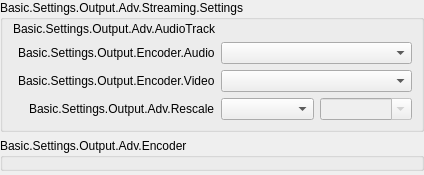
                      <widget class="QWidget" name="scrollAreaWidgetContents_5">
                       <property name="geometry">
                        <rect>
                         <x>0</x>
                         <y>0</y>
                         <width>424</width>
                         <height>175</height>
                        </rect>
                       </property>
                       <layout class="QVBoxLayout" name="verticalLayout_14">
                        <property name="leftMargin">
                         <number>0</number>
                        </property>
                        <property name="topMargin">
                         <number>0</number>
                        </property>
                        <property name="rightMargin">
                         <number>0</number>
                        </property>
                        <property name="bottomMargin">
                         <number>0</number>
                        </property>
                        <item>
                         <widget class="QGroupBox" name="advOutTopContainer">
                          <property name="title">
                           <string>Basic.Settings.Output.Adv.Streaming.Settings</string>
                          </property>
                          <layout class="QFormLayout" name="advOutTopLayout">
                           <property name="fieldGrowthPolicy">
                            <enum>QFormLayout::AllNonFixedFieldsGrow</enum>
                           </property>
                           <property name="labelAlignment">
                            <set>Qt::AlignRight|Qt::AlignTrailing|Qt::AlignVCenter</set>
                           </property>
                           <property name="leftMargin">
                            <number>9</number>
                           </property>
                           <property name="topMargin">
                            <number>2</number>
                           </property>
                           <property name="rightMargin">
                            <number>9</number>
                           </property>
                           <property name="bottomMargin">
                            <number>9</number>
                           </property>
                           <item row="0" column="0">
                            <widget class="QLabel" name="advStreamTrackWidgetLabel">
                             <property name="minimumSize">
                              <size>
                               <width>170</width>
                               <height>0</height>
                              </size>
                             </property>
                             <property name="text">
                              <string>Basic.Settings.Output.Adv.AudioTrack</string>
                             </property>
                             <property name="alignment">
                              <set>Qt::AlignRight|Qt::AlignTrailing|Qt::AlignVCenter</set>
                             </property>
                            </widget>
                           </item>
                           <item row="0" column="1">
                            <widget class="QStackedWidget" name="advStreamTrackWidget">
                             <property name="sizePolicy">
                              <sizepolicy hsizetype="Maximum" vsizetype="Preferred">
                               <horstretch>0</horstretch>
                               <verstretch>0</verstretch>
                              </sizepolicy>
                             </property>
                             <property name="currentIndex">
                              <number>0</number>
                             </property>
                             <widget class="QFrame" name="streamSingleTracks">
                             </widget>
                             <widget class="QWidget" name="streamMultiTracks">
                             </widget>
                            </widget>
                           </item>
                           <item row="1" column="0">
                            <widget class="QLabel" name="advOutAEncLabel">
                             <property name="text">
                              <string>Basic.Settings.Output.Encoder.Audio</string>
                             </property>
                            </widget>
                           </item>
                           <item row="1" column="1">
                            <widget class="QComboBox" name="advOutAEncoder"/>
                           </item>
                           <item row="2" column="0">
                            <widget class="QLabel" name="advOutEncLabel">
                             <property name="text">
                              <string>Basic.Settings.Output.Encoder.Video</string>
                             </property>
                            </widget>
                           </item>
                           <item row="2" column="1">
                            <widget class="QComboBox" name="advOutEncoder"/>
                           </item>
                           <item row="3" column="0">
                            <widget class="QLabel" name="advOutUseRescale">
                             <property name="layoutDirection">
                              <enum>Qt::RightToLeft</enum>
                             </property>
                             <property name="text">
                              <string>Basic.Settings.Output.Adv.Rescale</string>
                             </property>
                            </widget>
                           </item>
                           <item row="3" column="1">
                            <layout class="QHBoxLayout" name="horizontalLayout_10">
                             <item>
                              <widget class="QComboBox" name="advOutRescaleFilter"/>
                             </item>
                             <item>
                              <widget class="QComboBox" name="advOutRescale">
                               <property name="enabled">
                                <bool>false</bool>
                               </property>
                               <property name="editable">
                                <bool>true</bool>
                               </property>
                              </widget>
                             </item>
                            </layout>
                           </item>
                          </layout>
                         </widget>
                        </item>
                        <item>
                         <widget class="QGroupBox" name="advOutEncoderProps">
                          <property name="title">
                           <string>Basic.Settings.Output.Adv.Encoder</string>
                          </property>
                          <layout class="QVBoxLayout" name="advOutEncoderLayout">
                           <property name="leftMargin">
                            <number>8</number>
                           </property>
                           <property name="topMargin">
                            <number>2</number>
                           </property>
                           <property name="rightMargin">
                            <number>8</number>
                           </property>
                           <property name="bottomMargin">
                            <number>8</number>
                           </property>
                          </layout>
                         </widget>
                        </item>
                        <item>
                         <spacer name="verticalSpacer_0">
                          <property name="orientation">
                           <enum>Qt::Vertical</enum>
                          </property>
                          <property name="sizeHint" stdset="0">
                           <size>
                            <width>20</width>
                            <height>0</height>
                           </size>
                          </property>
                         </spacer>
                        </item>
                       </layout>
                      </widget>
